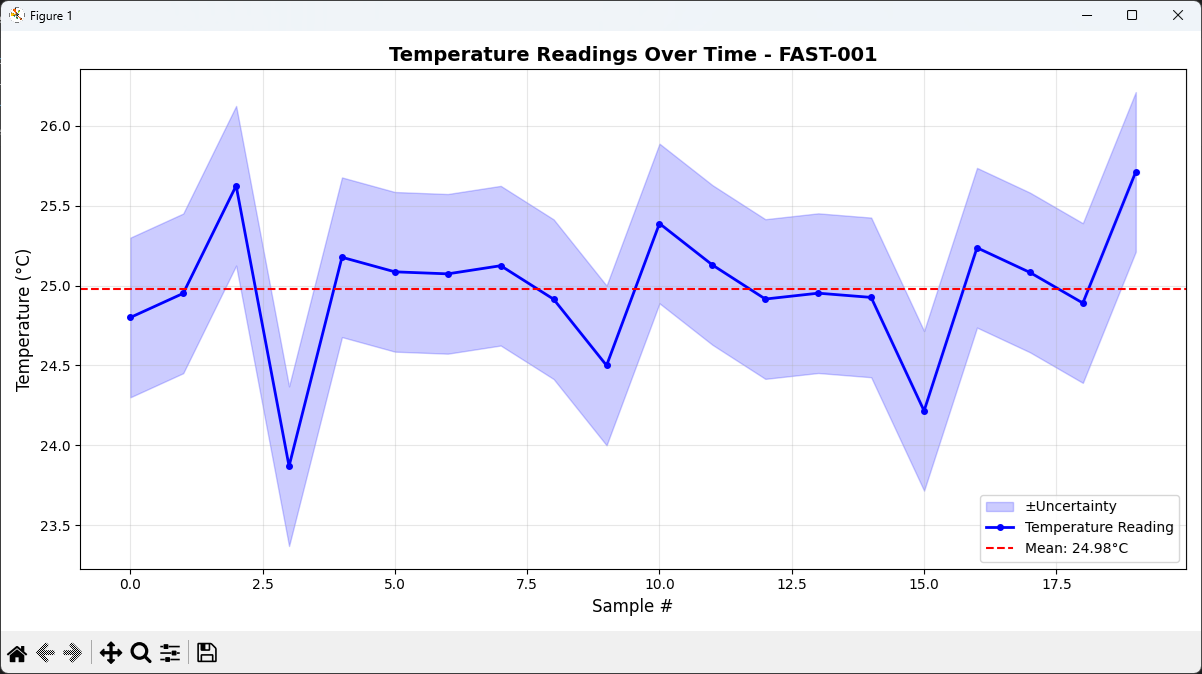
#> input picture static/images/solid/temperature_sensor_fast-001.png, 1202 x 674 px, found by its file name
$ python generate_hero.py
#> lines starting #> are read from the running program, lines starting #| are printed output that depends on the picture
from PIL import Image, ImageDraw, ImageFont
import os

# Create a new image with the specified dimensions
width = 1000
height = 420
bg_color = (15, 23, 42)  # Dark blue-gray background

# Create the base image
img = Image.new('RGB', (width, height), bg_color)
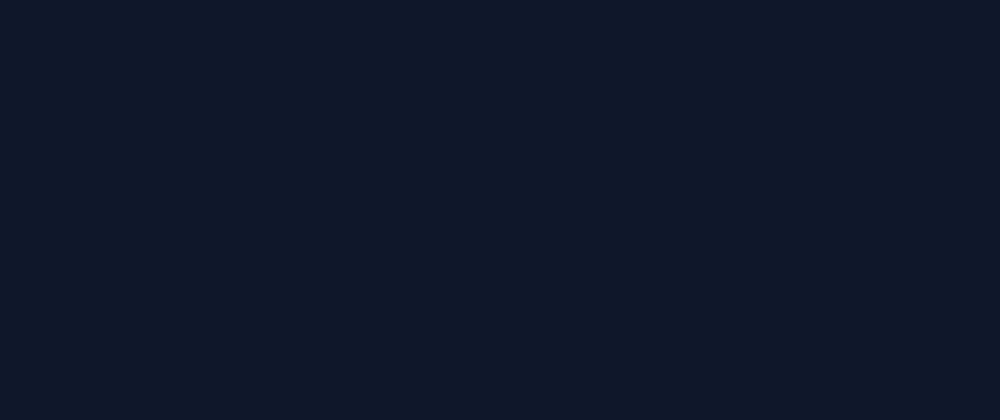
#> img: PIL image 1000x420 RGB; mean R, G, B 15, 23, 42
draw = ImageDraw.Draw(img)

# Load the temperature sensor chart
sensor_img_path = r"d:\source\repos\robjohnston\static\images\solid\temperature_sensor_fast-001.png"
sensor_img = Image.open(sensor_img_path)
#> sensor_img is the input picture: PIL image 1202x674 RGBA; mean R, G, B, A 237, 236.7, 248.6, 255

# Resize the sensor image to fit nicely (keeping aspect ratio)
sensor_width = 500
sensor_height = int(sensor_img.height * (sensor_width / sensor_img.width))
#> sensor_height = 280
sensor_img = sensor_img.resize((sensor_width, sensor_height), Image.Resampling.LANCZOS)
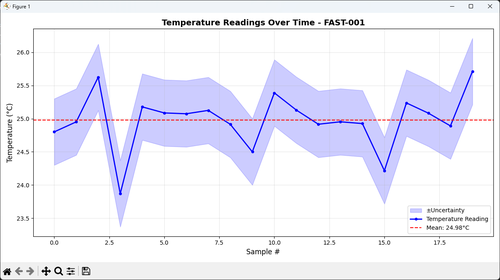
#> sensor_img: PIL image 500x280 RGBA; mean R, G, B, A 236.9, 236.5, 248.4, 255

# Position the sensor image on the right side
sensor_x = width - sensor_width - 20
sensor_y = (height - sensor_height) // 2
#> sensor_y = 70
img.paste(sensor_img, (sensor_x, sensor_y), sensor_img if sensor_img.mode == 'RGBA' else None)
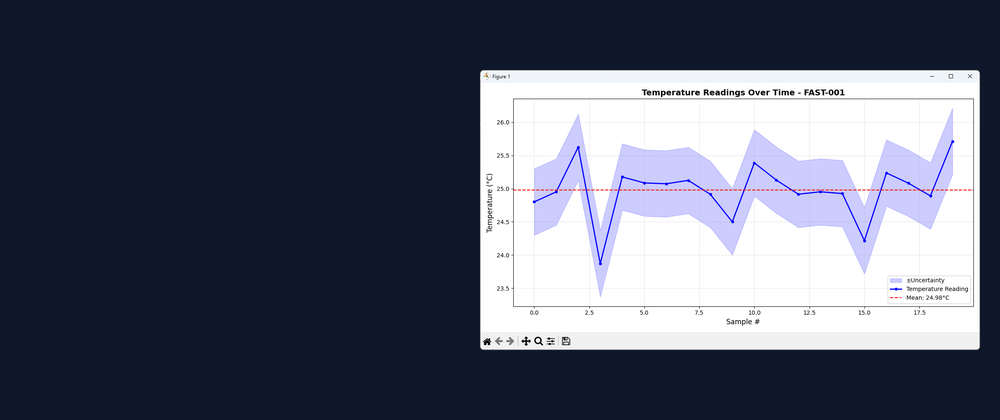
#> img: PIL image 1000x420 RGB; mean R, G, B 89, 94.2, 110.8

# Add gradient overlay on the left for text readability
for x in range(sensor_x):
    alpha = int(255 * (1 - (x / sensor_x) * 0.3))
    for y in range(height):
        current = img.getpixel((x, y))
        img.putpixel((x, y), (
            min(255, current[0] + (bg_color[0] - current[0]) * alpha // 255),
            min(255, current[1] + (bg_color[1] - current[1]) * alpha // 255),
            min(255, current[2] + (bg_color[2] - current[2]) * alpha // 255)
        ))

# Try to use a nice font, fallback to default if not available
try:
    title_font = ImageFont.truetype("arial.ttf", 48)
    subtitle_font = ImageFont.truetype("arial.ttf", 28)
    small_font = ImageFont.truetype("arial.ttf", 20)
except:
    title_font = ImageFont.load_default()
    subtitle_font = ImageFont.load_default()
    small_font = ImageFont.load_default()

# Add text on the left side
text_color = (226, 232, 240)  # Light gray
accent_color = (147, 197, 253)  # Light blue
warning_color = (248, 113, 113)  # Light red

# Main title
title_text = "Liskov Substitution"
title_y = 80
draw.text((40, title_y), title_text, fill=text_color, font=title_font)

title_text2 = "Principle"
draw.text((40, title_y + 55), title_text2, fill=text_color, font=title_font)

# Subtitle
subtitle_y = title_y + 130
draw.text((40, subtitle_y), "When Your Cheap Sensor", fill=accent_color, font=subtitle_font)
draw.text((40, subtitle_y + 35), "Breaks Everything", fill=warning_color, font=subtitle_font)

# SOLID badge
badge_y = height - 60
draw.text((40, badge_y), "SOLID PRINCIPLES", fill=(100, 116, 139), font=small_font)

# Draw decorative line
line_y = subtitle_y - 20
draw.rectangle([(40, line_y), (280, line_y + 3)], fill=accent_color)

# Save the image
output_path = r"d:\source\repos\robjohnston\static\images\solid\liskov_hero.png"
img.save(output_path, 'PNG', optimize=True)
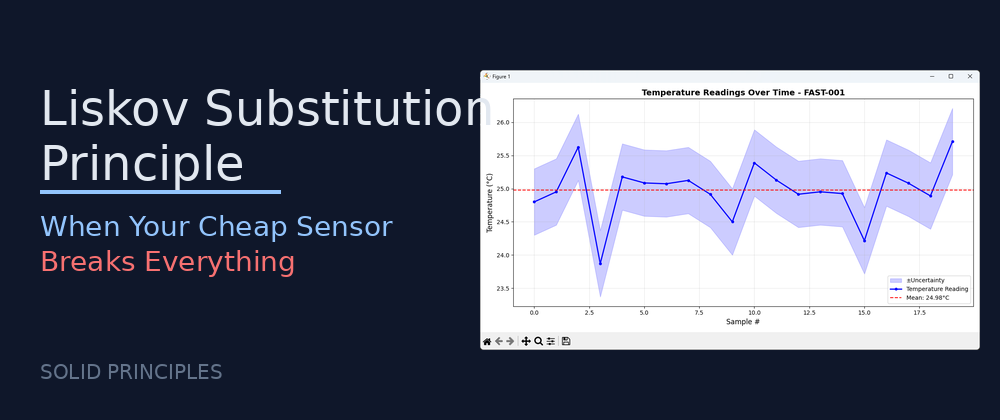
#> saved as liskov_hero.png: PIL image 1000x420 RGB; mean R, G, B 94.1, 99.1, 115.7
print(f"Hero image created: {output_path}")
print(f"Dimensions: {width}x{height}")

$ run again, with static/images/solid/interface_segregation_hero.png copied over static/images/solid/temperature_sensor_fast-001.png
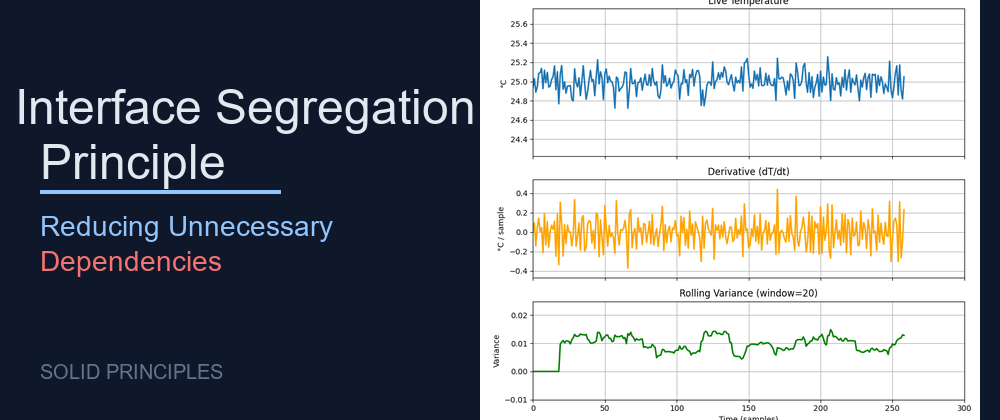
#> input picture static/images/solid/interface_segregation_hero.png, 1000 x 420 px, found by its file name
#> sensor_img is the input picture: PIL image 1000x420 RGB; mean R, G, B 134.1, 137.7, 144.9
#> `sensor_img = sensor_img.resize((sensor_width, sensor_height), Image.Re..`:
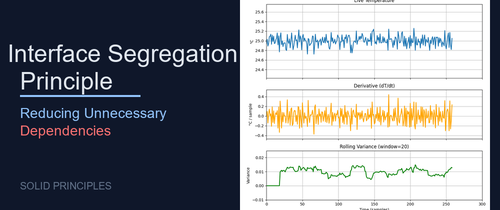
#> sensor_img: PIL image 500x210 RGB; mean R, G, B 133.7, 137.3, 144.4
#> `img.save(output_path, 'PNG', optimize=True)`:
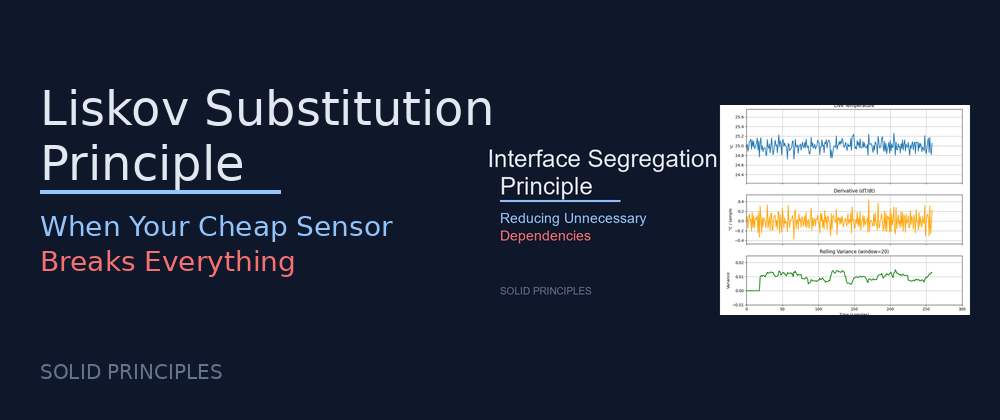
#> saved as liskov_hero.png: PIL image 1000x420 RGB; mean R, G, B 49.9, 56.5, 72.6

$ run again, with static/images/solid/live_temperature.png copied over static/images/solid/temperature_sensor_fast-001.png
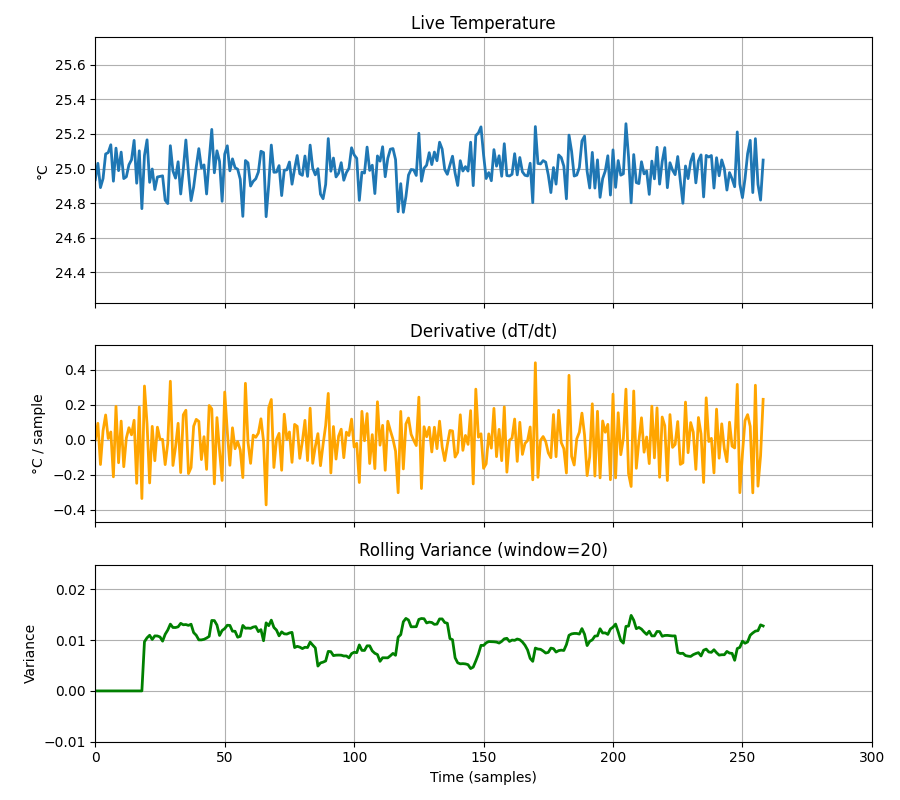
#> input picture static/images/solid/live_temperature.png, 900 x 800 px, found by its file name
#> sensor_img is the input picture: PIL image 900x800 RGBA; mean R, G, B, A 244.2, 243.6, 239.1, 255
#> `sensor_img = sensor_img.resize((sensor_width, sensor_height), Image.Re..`:
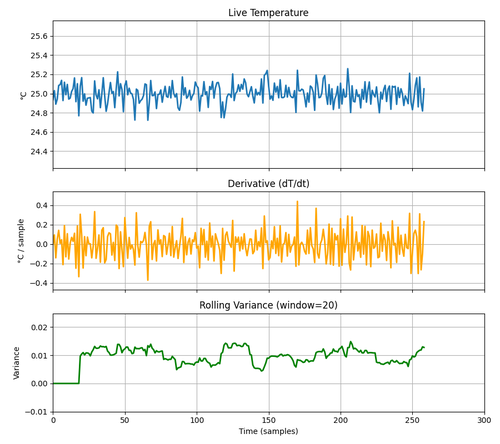
#> sensor_img: PIL image 500x444 RGBA; mean R, G, B, A 243.3, 242.7, 238.3, 255
#> `img.save(output_path, 'PNG', optimize=True)`:
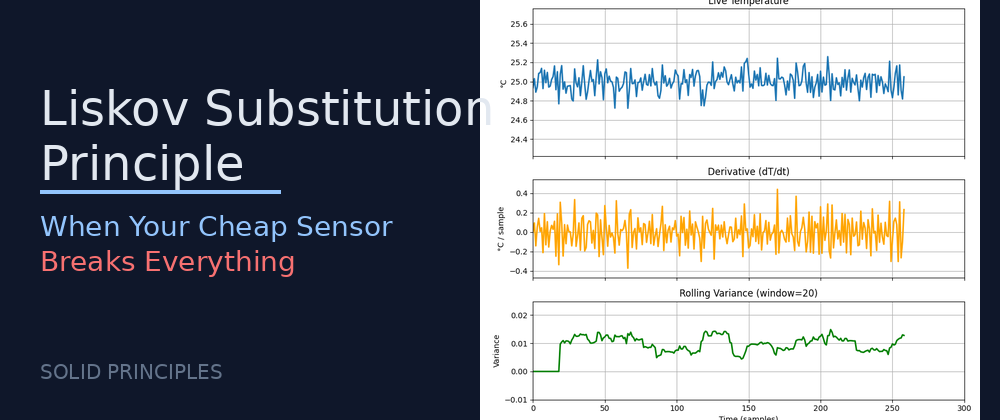
#> saved as liskov_hero.png: PIL image 1000x420 RGB; mean R, G, B 134, 137.5, 144.7
